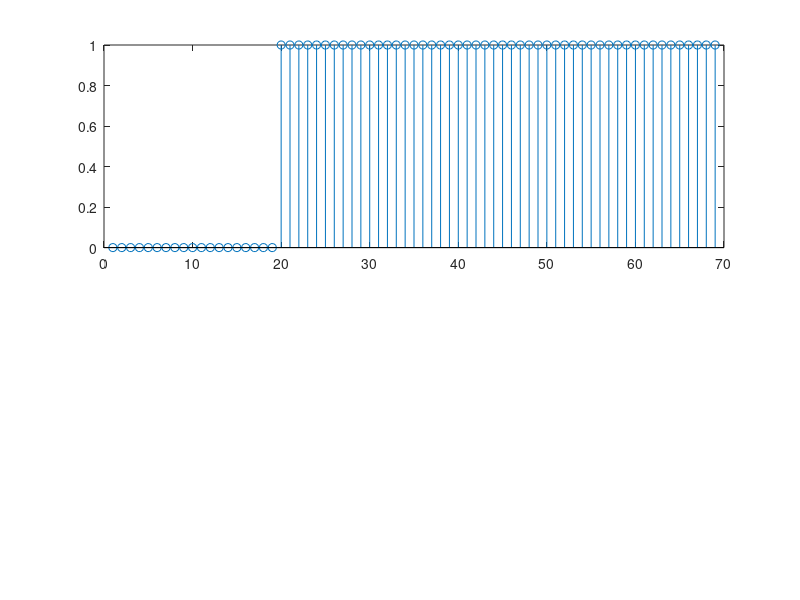

This figure's MATLAB source: (Note: this script raises an error after producing the figure.)

% input taken as x(n) = 1, n>20; x(n) = 0, n<20;
input = ones(1, 69);
for i=1:19
    input(i) = 0;
end

%implementing y(n) = 0.95y(n-1) + 0.05x(n)

xCofficient = [0.05 0];
yCofficient = [1 -0.95];
subplot(2, 1, 1);
stem(input);
res_out = takeLook(xCofficient, yCofficient, input);
subplot(2, 1, 2);
stem(res_out);

